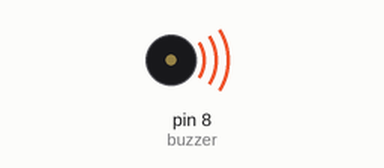
The sketch below on a simulated Arduino Uno, built with avr-gcc and run on an emulated ATmega328P. Parts: buzzer (waves = sounding).

Above: at 0.5 s.
Timing chart, 0 to 4.6 s (numbered marks = the images above):
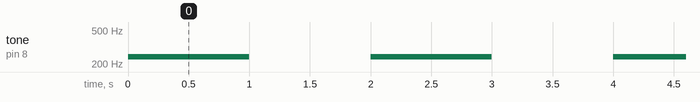

The sketch:

PiezoBuzzer.ino
```cpp
// https://www.instructables.com/id/How-to-use-a-Buzzer-Arduino-Tutorial/
// Wiring UP
// -ve to GND
// +ve to 5V
// S to Pin 8


/* Arduino tutorial - Buzzer / Piezo Speaker
   More info and circuit: http://www.ardumotive.com/how-to-use-a-buzzer-en.html
   Dev: Michalis Vasilakis // Date: 9/6/2015 // www.ardumotive.com */


const int buzzer = 8; //buzzer to arduino pin 8


void setup(){

  pinMode(buzzer, OUTPUT); // Set buzzer - pin 8 as an output

}

void loop(){

  tone(buzzer, 243); // Send 1KHz sound signal...
  delay(1000);        // ...for 1 sec
  noTone(buzzer);     // Stop sound...
  delay(1000);        // ...for 1sec

}
```

Measured:
- by itself, tone on pin 8 (buzzer): alternates 243 Hz for 1.0 s and silent for 1.0 s
